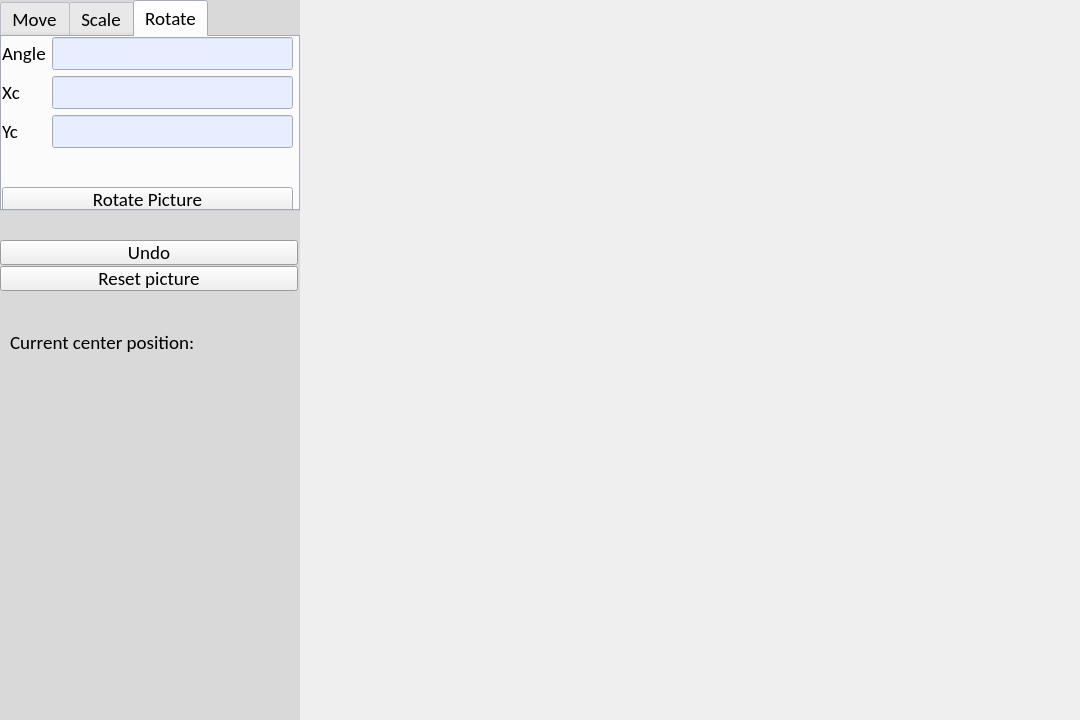
<?xml version="1.0" encoding="UTF-8"?>
<ui version="4.0">
 <class>MainWindow</class>
 <widget class="QMainWindow" name="MainWindow">
  <property name="geometry">
   <rect>
    <x>0</x>
    <y>0</y>
    <width>1080</width>
    <height>720</height>
   </rect>
  </property>
  <property name="font">
   <font>
    <family>Calibri</family>
    <pointsize>14</pointsize>
   </font>
  </property>
  <property name="windowTitle">
   <string>MainWindow</string>
  </property>
  <widget class="QWidget" name="centralwidget">
   <widget class="QWidget" name="output_wdg" native="true">
    <property name="geometry">
     <rect>
      <x>300</x>
      <y>0</y>
      <width>780</width>
      <height>720</height>
     </rect>
    </property>
   </widget>
   <widget class="QWidget" name="input_wdg" native="true">
    <property name="geometry">
     <rect>
      <x>0</x>
      <y>0</y>
      <width>300</width>
      <height>720</height>
     </rect>
    </property>
    <property name="palette">
     <palette>
      <active>
       <colorrole role="Window">
        <brush brushstyle="SolidPattern">
         <color alpha="255">
          <red>217</red>
          <green>217</green>
          <blue>217</blue>
         </color>
        </brush>
       </colorrole>
      </active>
      <inactive>
       <colorrole role="Window">
        <brush brushstyle="SolidPattern">
         <color alpha="255">
          <red>217</red>
          <green>217</green>
          <blue>217</blue>
         </color>
        </brush>
       </colorrole>
      </inactive>
      <disabled>
       <colorrole role="Window">
        <brush brushstyle="SolidPattern">
         <color alpha="255">
          <red>217</red>
          <green>217</green>
          <blue>217</blue>
         </color>
        </brush>
       </colorrole>
      </disabled>
     </palette>
    </property>
    <property name="autoFillBackground">
     <bool>true</bool>
    </property>
    <widget class="QTabWidget" name="tabWidget">
     <property name="geometry">
      <rect>
       <x>0</x>
       <y>0</y>
       <width>300</width>
       <height>211</height>
      </rect>
     </property>
     <property name="palette">
      <palette>
       <active>
        <colorrole role="Base">
         <brush brushstyle="SolidPattern">
          <color alpha="255">
           <red>230</red>
           <green>238</green>
           <blue>255</blue>
          </color>
         </brush>
        </colorrole>
        <colorrole role="Window">
         <brush brushstyle="SolidPattern">
          <color alpha="255">
           <red>230</red>
           <green>238</green>
           <blue>255</blue>
          </color>
         </brush>
        </colorrole>
       </active>
       <inactive>
        <colorrole role="Base">
         <brush brushstyle="SolidPattern">
          <color alpha="255">
           <red>230</red>
           <green>238</green>
           <blue>255</blue>
          </color>
         </brush>
        </colorrole>
        <colorrole role="Window">
         <brush brushstyle="SolidPattern">
          <color alpha="255">
           <red>230</red>
           <green>238</green>
           <blue>255</blue>
          </color>
         </brush>
        </colorrole>
       </inactive>
       <disabled>
        <colorrole role="Base">
         <brush brushstyle="SolidPattern">
          <color alpha="255">
           <red>230</red>
           <green>238</green>
           <blue>255</blue>
          </color>
         </brush>
        </colorrole>
        <colorrole role="Window">
         <brush brushstyle="SolidPattern">
          <color alpha="255">
           <red>230</red>
           <green>238</green>
           <blue>255</blue>
          </color>
         </brush>
        </colorrole>
       </disabled>
      </palette>
     </property>
     <property name="font">
      <font>
       <family>Calibri</family>
       <pointsize>14</pointsize>
      </font>
     </property>
     <property name="currentIndex">
      <number>2</number>
     </property>
     <widget class="QWidget" name="move_tb">
      <property name="font">
       <font>
        <family>Calibri</family>
        <pointsize>14</pointsize>
       </font>
      </property>
      <attribute name="title">
       <string>Move</string>
      </attribute>
      <widget class="QWidget" name="formLayoutWidget">
       <property name="geometry">
        <rect>
         <x>0</x>
         <y>0</y>
         <width>291</width>
         <height>141</height>
        </rect>
       </property>
       <layout class="QFormLayout" name="formLayout">
        <item row="0" column="0">
         <widget class="QLabel" name="dx_lbl">
          <property name="text">
           <string>dX     </string>
          </property>
         </widget>
        </item>
        <item row="0" column="1">
         <widget class="QLineEdit" name="dx_ent"/>
        </item>
        <item row="1" column="0">
         <widget class="QLabel" name="dy_lbl">
          <property name="text">
           <string>dY</string>
          </property>
         </widget>
        </item>
        <item row="1" column="1">
         <widget class="QLineEdit" name="dy_ent"/>
        </item>
       </layout>
      </widget>
      <widget class="QPushButton" name="move_btn">
       <property name="geometry">
        <rect>
         <x>0</x>
         <y>150</y>
         <width>291</width>
         <height>25</height>
        </rect>
       </property>
       <property name="text">
        <string>Move Picture</string>
       </property>
      </widget>
     </widget>
     <widget class="QWidget" name="scale_tb">
      <property name="font">
       <font>
        <family>Calibri</family>
        <pointsize>14</pointsize>
       </font>
      </property>
      <attribute name="title">
       <string>Scale</string>
      </attribute>
      <widget class="QWidget" name="formLayoutWidget_2">
       <property name="geometry">
        <rect>
         <x>0</x>
         <y>0</y>
         <width>291</width>
         <height>141</height>
        </rect>
       </property>
       <layout class="QFormLayout" name="formLayout_2">
        <property name="rightMargin">
         <number>0</number>
        </property>
        <item row="0" column="0">
         <widget class="QLabel" name="kx_lbl">
          <property name="text">
           <string>kX     </string>
          </property>
         </widget>
        </item>
        <item row="1" column="0">
         <widget class="QLabel" name="ky_lbl">
          <property name="text">
           <string>kY</string>
          </property>
         </widget>
        </item>
        <item row="2" column="0">
         <widget class="QLabel" name="xc_scl_lbl">
          <property name="text">
           <string>Xc</string>
          </property>
         </widget>
        </item>
        <item row="3" column="0">
         <widget class="QLabel" name="yc_scl_lbl">
          <property name="text">
           <string>Yc</string>
          </property>
         </widget>
        </item>
        <item row="0" column="1">
         <widget class="QLineEdit" name="kx_ent"/>
        </item>
        <item row="1" column="1">
         <widget class="QLineEdit" name="ky_ent"/>
        </item>
        <item row="2" column="1">
         <widget class="QLineEdit" name="xc_scl_ent"/>
        </item>
        <item row="3" column="1">
         <widget class="QLineEdit" name="yc_scl_ent"/>
        </item>
       </layout>
      </widget>
      <widget class="QPushButton" name="scale_btn">
       <property name="geometry">
        <rect>
         <x>0</x>
         <y>150</y>
         <width>291</width>
         <height>25</height>
        </rect>
       </property>
       <property name="text">
        <string>Scale Picture</string>
       </property>
      </widget>
     </widget>
     <widget class="QWidget" name="rot">
      <property name="font">
       <font>
        <family>Calibri</family>
        <pointsize>14</pointsize>
       </font>
      </property>
      <attribute name="title">
       <string>Rotate</string>
      </attribute>
      <widget class="QWidget" name="formLayoutWidget_3">
       <property name="geometry">
        <rect>
         <x>0</x>
         <y>0</y>
         <width>291</width>
         <height>141</height>
        </rect>
       </property>
       <layout class="QFormLayout" name="formLayout_rot">
        <property name="fieldGrowthPolicy">
         <enum>QFormLayout::AllNonFixedFieldsGrow</enum>
        </property>
        <item row="0" column="0">
         <widget class="QLabel" name="angle_lbl">
          <property name="text">
           <string>Angle</string>
          </property>
         </widget>
        </item>
        <item row="0" column="1">
         <widget class="QLineEdit" name="angle_ent"/>
        </item>
        <item row="1" column="0">
         <widget class="QLabel" name="xc_rot_lbl">
          <property name="text">
           <string>Xc</string>
          </property>
         </widget>
        </item>
        <item row="1" column="1">
         <widget class="QLineEdit" name="xc_rot_ent"/>
        </item>
        <item row="2" column="0">
         <widget class="QLabel" name="yc_rot_lbl">
          <property name="text">
           <string>Yc</string>
          </property>
         </widget>
        </item>
        <item row="2" column="1">
         <widget class="QLineEdit" name="yc_rot_ent"/>
        </item>
       </layout>
      </widget>
      <widget class="QPushButton" name="rotate_btn">
       <property name="geometry">
        <rect>
         <x>0</x>
         <y>150</y>
         <width>291</width>
         <height>25</height>
        </rect>
       </property>
       <property name="text">
        <string>Rotate Picture</string>
       </property>
      </widget>
     </widget>
    </widget>
    <widget class="QLabel" name="last_action_lbl">
     <property name="geometry">
      <rect>
       <x>10</x>
       <y>330</y>
       <width>281</width>
       <height>372</height>
      </rect>
     </property>
     <property name="font">
      <font>
       <family>Calibri</family>
       <pointsize>14</pointsize>
      </font>
     </property>
     <property name="text">
      <string>Current center position:</string>
     </property>
     <property name="alignment">
      <set>Qt::AlignLeading|Qt::AlignLeft|Qt::AlignTop</set>
     </property>
    </widget>
    <widget class="QPushButton" name="undo_btn">
     <property name="geometry">
      <rect>
       <x>0</x>
       <y>240</y>
       <width>298</width>
       <height>25</height>
      </rect>
     </property>
     <property name="font">
      <font>
       <family>Calibri</family>
       <pointsize>14</pointsize>
      </font>
     </property>
     <property name="text">
      <string>Undo</string>
     </property>
    </widget>
    <widget class="QPushButton" name="reset_btn">
     <property name="geometry">
      <rect>
       <x>0</x>
       <y>266</y>
       <width>298</width>
       <height>25</height>
      </rect>
     </property>
     <property name="font">
      <font>
       <family>Calibri</family>
       <pointsize>14</pointsize>
      </font>
     </property>
     <property name="text">
      <string>Reset picture</string>
     </property>
    </widget>
   </widget>
  </widget>
 </widget>
 <resources/>
 <connections/>
</ui>
